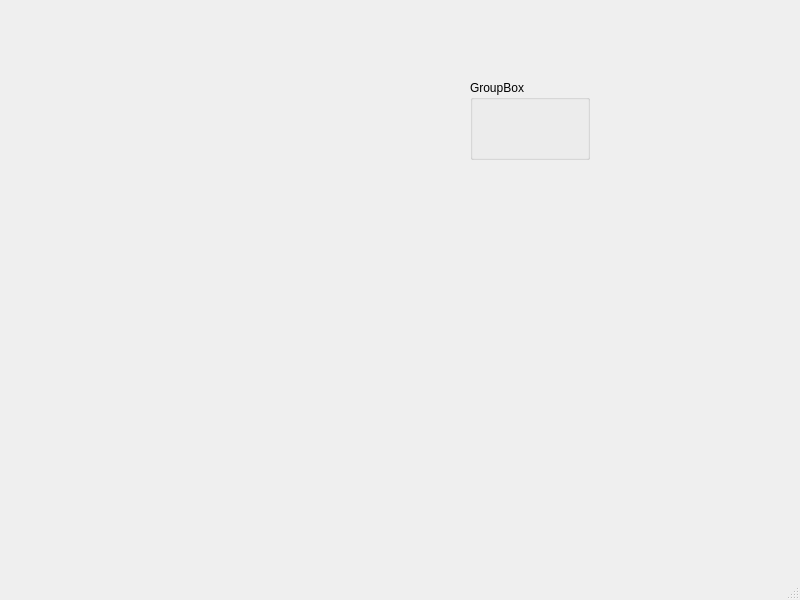
<?xml version="1.0" encoding="UTF-8"?>
<ui version="4.0">
 <class>ImageViewer</class>
 <widget class="QMainWindow" name="ImageViewer">
  <property name="geometry">
   <rect>
    <x>0</x>
    <y>0</y>
    <width>800</width>
    <height>600</height>
   </rect>
  </property>
  <property name="windowTitle">
   <string>ImageViewer</string>
  </property>
  <widget class="QWidget" name="centralwidget">
   <widget class="QGroupBox" name="groupBox">
    <property name="geometry">
     <rect>
      <x>470</x>
      <y>80</y>
      <width>120</width>
      <height>80</height>
     </rect>
    </property>
    <property name="title">
     <string>GroupBox</string>
    </property>
   </widget>
   <widget class="QWidget" name="horizontalLayoutWidget">
    <property name="geometry">
     <rect>
      <x>90</x>
      <y>70</y>
      <width>160</width>
      <height>80</height>
     </rect>
    </property>
    <layout class="QHBoxLayout" name="horizontalLayout"/>
   </widget>
  </widget>
  <widget class="QMenuBar" name="menubar">
   <property name="geometry">
    <rect>
     <x>0</x>
     <y>0</y>
     <width>800</width>
     <height>22</height>
    </rect>
   </property>
  </widget>
  <widget class="QStatusBar" name="statusbar"/>
 </widget>
 <resources/>
 <connections/>
</ui>
